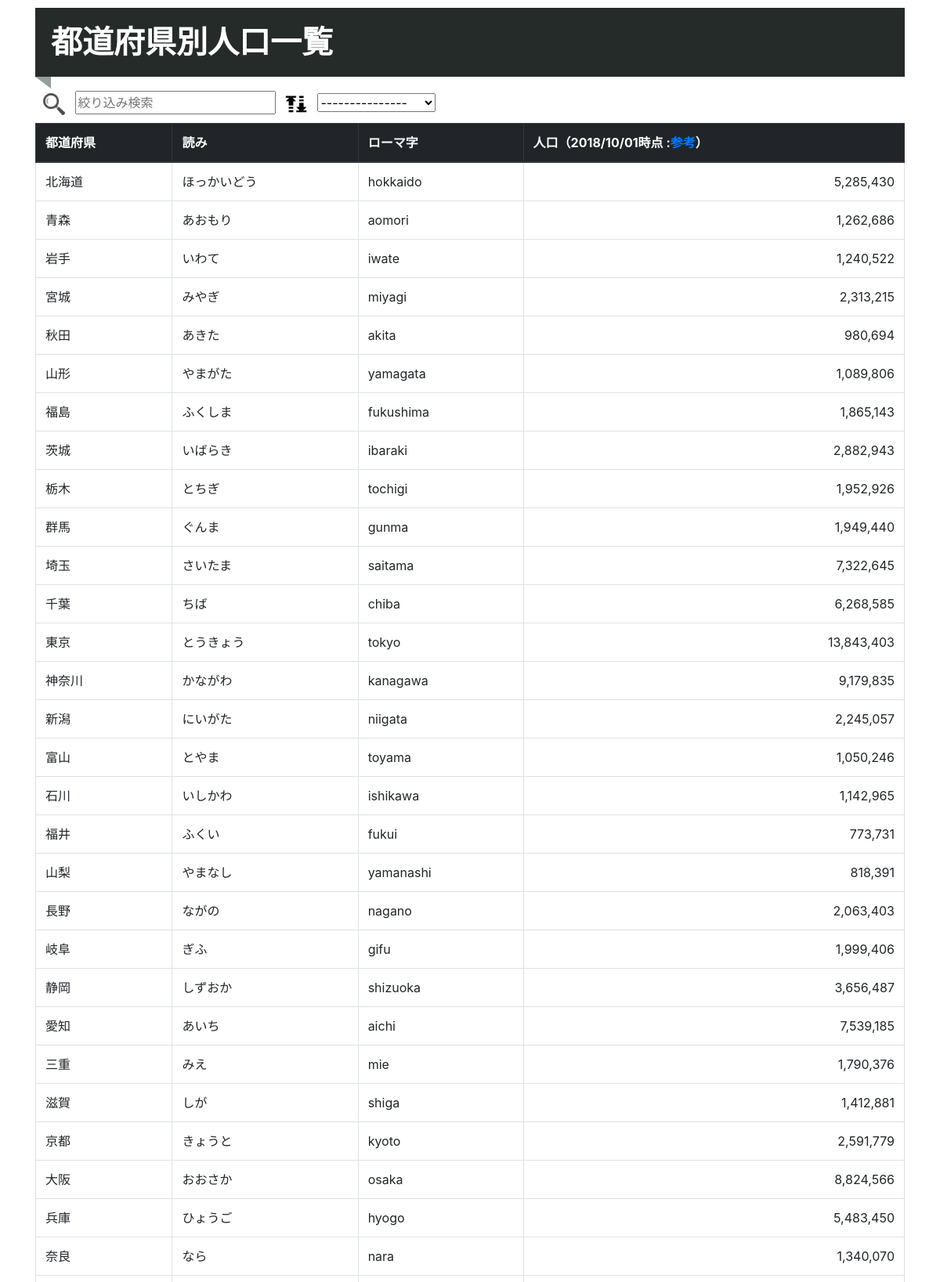
The page / (upper part) on the database its author committed.
### tables this page shows
CREATE TABLE `t_prefectures` (
  `id` int(11) NOT NULL AUTO_INCREMENT,
  `name_kanji` varchar(20) DEFAULT NULL,
  `name_hiragana` varchar(20) DEFAULT NULL,
  `name_romanization` varchar(20) DEFAULT NULL,
  `population` int(11) DEFAULT NULL,
  PRIMARY KEY (`id`)
);

### dao/dao.php (called while the page is built, shortened)
<?php
abstract class DAO
{
    private $pdo;
    protected function __construct ($dbname)
    {
        $this->hostname = getenv('DB_HOST');
        $this->port = getenv('DB_PORT');
        $this->username = getenv('DB_USER');
        $this->password = getenv('DB_PASS');
        try
        {
            $this->pdo = new PDO("mysql:dbname={$dbname};host={$this->hostname};port={$this->port}charset=utf8", $this->username, $this->password);
        }
        catch (PDOException $e)
        {
            throw new Exception('Error: Cannot open database.');
        }
    }
    protected function select ($sql)
    {
        $data = [];
        try
        {
            $statement = $this->pdo->prepare($sql);
            if ($statement->execute())
            {
                $data = $statement->fetchAll();
            }
        }
        catch (PDOException $e)
        {
            throw new Exception('Error: Query failed. SQL: ' . $sql);
        }
        return $data;
    }
}
?>

### dao/prefecture_dao.php (called while the page is built, shortened)
<?php
require_once 'dao.php';
class PrefectureDAO extends DAO
{
    private $order = Array();
    public function findAll ()
    {
        $sql  = "select               ";
        $sql .= "  name_kanji,        ";
        $sql .= "  name_hiragana,     ";
        $sql .= "  name_romanization, ";
        $sql .= "  population         ";
        $sql .= "from                 ";
        $sql .= "  t_prefectures      ";
        return parent::select($sql, $this->order);
    }
}
?>

### index.php (the view, shortened to what this page needs)
<?php
require_once 'dao/prefecture_dao.php';
$selectBox = Array(
    Array('value' => '0', 'selected' => '', 'contents' => ' --------------- '),
    Array('value' => '1', 'selected' => '', 'contents' => ' 読み（昇順） '),
    Array('value' => '2', 'selected' => '', 'contents' => ' 読み（降順） '),
    Array('value' => '3', 'selected' => '', 'contents' => ' ローマ字（昇順） '),
    Array('value' => '4', 'selected' => '', 'contents' => ' ローマ字（降順） '),
    Array('value' => '5', 'selected' => '', 'contents' => ' 人口（昇順） '),
    Array('value' => '6', 'selected' => '', 'contents' => ' 人口（降順） ')
);
$refine = $_GET['refine'];
$dao = new PrefectureDAO();
$prefectureList = $dao->findAll();
?>
<!DOCTYPE html>
<html lang="ja">
<head>
    <link rel="stylesheet" href="https://stackpath.bootstrapcdn.com/bootstrap/4.1.3/css/bootstrap.min.css">
    <link rel="stylesheet" href="css/styles.css">
</head>
<body>
    <div class="container">
        <h1>都道府県別人口一覧</h1>
        <div style="padding: 10px;">
            <img src="assets/refine_icon.png" height="28px" alt="絞り込み検索" />&ensp;
            <input name="refine" placeholder="絞り込み検索" type="text" onkeyup="refine(this.value)" value="<?php echo $refine ?>" />&ensp;
            <img src="assets/sort_icon.png" height="28px" alt="ソート検索" />&ensp;
            <select onchange="sort(this.value)">
            <?php foreach ($selectBox as $item) { ?>
                <option value="<?php echo $item['value'] ?>" <?php echo $item['selected'] ?> ><?php echo $item['contents'] ?></option>
            <?php } ?>
            </select>
        </div>
        <table id="prefectures_data" class="table table-bordered table-hover">
            <thead class="thead-dark">
                <tr>
                    <th scope="col">都道府県</th>
                    <th scope="col">読み</th>
                    <th scope="col">ローマ字</th>
                    <th scope="col">人口（2018/10/01時点 :<a href="https://uub.jp/rnk/p_k.html" target="_brank">参考</a>）</th>
                </tr>
            </thead>
            <tbody>
            <?php foreach ($prefectureList as $prefecture) { ?>
                <tr>
                    <td><?php echo $prefecture['name_kanji'] ?></td>
                    <td><?php echo $prefecture['name_hiragana'] ?></td>
                    <td><?php echo $prefecture['name_romanization'] ?></td>
                    <td><?php echo number_format($prefecture['population']) ?></td>
                </tr>
            <?php } ?>
            </tbody>
        </table>
    </div>
</body>
</html>

### css/styles.css (style rules this page uses)
body { padding: 10px 0; }
h1 { font-weight: bold; position: relative; padding: 0.5em; background: #252b29; color: white; }
h1::before { position: absolute; content: ''; top: 100%; left: 0; border: none; border-bottom: solid 15px transparent; border-right: solid 20px rgb(149, 158, 155); }
table#prefectures_data tr td:nth-of-type(4) { text-align: right; }

### rows shown on the page
t_prefectures: name_kanji "北海道", name_hiragana "ほっかいどう", name_romanization "hokkaido", population "5,285,430"
t_prefectures: name_kanji "青森", name_hiragana "あおもり", name_romanization "aomori", population "1,262,686"
t_prefectures: name_kanji "岩手", name_hiragana "いわて", name_romanization "iwate", population "1,240,522"
t_prefectures: name_kanji "宮城", name_hiragana "みやぎ", name_romanization "miyagi", population "2,313,215"
t_prefectures: name_kanji "秋田", name_hiragana "あきた", name_romanization "akita", population "980,694"
t_prefectures: name_kanji "山形", name_hiragana "やまがた", name_romanization "yamagata", population "1,089,806"
t_prefectures: name_kanji "福島", name_hiragana "ふくしま", name_romanization "fukushima", population "1,865,143"
t_prefectures: name_kanji "茨城", name_hiragana "いばらき", name_romanization "ibaraki", population "2,882,943"
t_prefectures: name_kanji "栃木", name_hiragana "とちぎ", name_romanization "tochigi", population "1,952,926"
t_prefectures: name_kanji "群馬", name_hiragana "ぐんま", name_romanization "gunma", population "1,949,440"
t_prefectures: name_kanji "埼玉", name_hiragana "さいたま", name_romanization "saitama", population "7,322,645"
t_prefectures: name_kanji "千葉", name_hiragana "ちば", name_romanization "chiba", population "6,268,585"
t_prefectures: name_kanji "東京", name_hiragana "とうきょう", name_romanization "tokyo", population "13,843,403"
t_prefectures: name_kanji "神奈川", name_hiragana "かながわ", name_romanization "kanagawa", population "9,179,835"
t_prefectures: name_kanji "新潟", name_hiragana "にいがた", name_romanization "niigata", population "2,245,057"
t_prefectures: name_kanji "富山", name_hiragana "とやま", name_romanization "toyama", population "1,050,246"
t_prefectures: name_kanji "石川", name_hiragana "いしかわ", name_romanization "ishikawa", population "1,142,965"
t_prefectures: name_kanji "福井", name_hiragana "ふくい", name_romanization "fukui", population "773,731"
t_prefectures: name_kanji "山梨", name_hiragana "やまなし", name_romanization "yamanashi", population "818,391"
t_prefectures: name_kanji "長野", name_hiragana "ながの", name_romanization "nagano", population "2,063,403"
t_prefectures: name_kanji "岐阜", name_hiragana "ぎふ", name_romanization "gifu", population "1,999,406"
t_prefectures: name_kanji "静岡", name_hiragana "しずおか", name_romanization "shizuoka", population "3,656,487"
t_prefectures: name_kanji "愛知", name_hiragana "あいち", name_romanization "aichi", population "7,539,185"
t_prefectures: name_kanji "三重", name_hiragana "みえ", name_romanization "mie", population "1,790,376"
t_prefectures: name_kanji "滋賀", name_hiragana "しが", name_romanization "shiga", population "1,412,881"
t_prefectures: name_kanji "京都", name_hiragana "きょうと", name_romanization "kyoto", population "2,591,779"
t_prefectures: name_kanji "大阪", name_hiragana "おおさか", name_romanization "osaka", population "8,824,566"
t_prefectures: name_kanji "兵庫", name_hiragana "ひょうご", name_romanization "hyogo", population "5,483,450"
t_prefectures: name_kanji "奈良", name_hiragana "なら", name_romanization "nara", population "1,340,070"

### other values the page prints
form field value "---------------"
